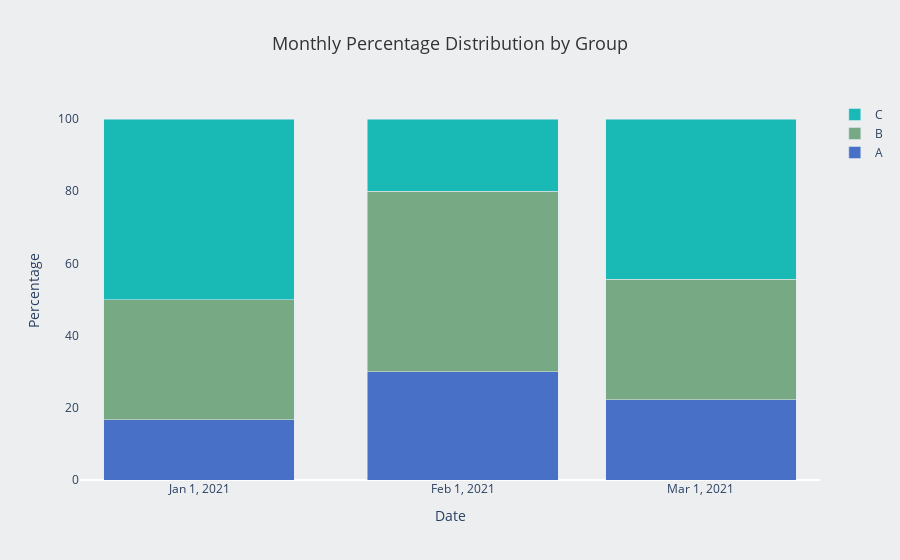

Notebook source saved alongside this figure:
### Code cell
import pandas as pd
import plotly.graph_objects as go

# Define the color palettes
color_pallet_blue = ["#2167AE", "#23366F", "#5495CF", "#91BFE3", "#1FB1E6"]
color_pallet = [
    "#4870C6",
    "#77A984",
    "#19BAB6",
    "#A6E9AB",
    "#E1EE92",
    "#FFF773",
    "#FF7569",
    "#E18EbA",
    "#FFC5EA",
    "#6D6BCF",
]
color_white = "#ECEEEF"


def create_stacked_percentage_bar_plot(
    data: pd.DataFrame,
    date_column: str,
    group_column: str,
    values_column: str,
    title: str,
) -> go.Figure:
    """
    Create a stacked percentage bar plot using the provided DataFrame.

    Parameters:
        data (pd.DataFrame): The DataFrame containing the data for the plot.
        date_column (str): The name of the column to be used for the x-axis.
        group_column (str): The name of the column to be used for grouping the stacked bars.
        values_column (str): The name of the column to be used for the values of the stacked bars.
        title (str): The title for the plot.

    Returns:
        go.Figure: The function generates and returns the stacked percentage bar plot using Plotly.
    """
    # Calculate the percentage for each group for each date
    data["%"] = (
        100
        * data[values_column]
        / data.groupby(date_column)[values_column].transform("sum")
    )

    # Create the stacked bar plot using Plotly Graph Objects
    fig = go.Figure()

    # Use the color palettes provided
    unique_groups = data[group_column].unique()
    bar_colors = color_pallet[: len(unique_groups)]

    for i, group in enumerate(unique_groups):
        group_data = data[data[group_column] == group]
        fig.add_trace(
            go.Bar(
                x=group_data[date_column],
                y=group_data["%"],
                name=group,
                marker=dict(color=bar_colors[i % len(bar_colors)]),
            )
        )

    # Set axis labels and title
    fig.update_layout(
        title=dict(text=title, x=0.5, font=dict(size=18, color="#333333")),
        xaxis_title=date_column,
        yaxis_title="Percentage",
        barmode="stack",
        plot_bgcolor=color_white,
        paper_bgcolor=color_white,
    )

    fig.update_yaxes(showline=False, showgrid=False)
    fig.update_xaxes(
        showline=False, showgrid=False, tickvals=data[date_column].unique()
    )

    return fig


# Example usage
data = {
    "Date": [
        "2021-01",
        "2021-01",
        "2021-01",
        "2021-02",
        "2021-02",
        "2021-02",
        "2021-03",
        "2021-03",
        "2021-03",
    ],
    "Group": ["A", "B", "C", "A", "B", "C", "A", "B", "C"],
    "Value": [100, 200, 300, 150, 250, 100, 200, 300, 400],
}
df = pd.DataFrame(data)

# Test the function
fig = create_stacked_percentage_bar_plot(
    data=df,
    date_column="Date",
    group_column="Group",
    values_column="Value",
    title="Monthly Percentage Distribution by Group",
)
fig.show()

### Figure 1 — Plotly figure (JSON) as saved in the notebook; plotly's stock layout.template omitted (floating-point values rounded to 4 significant figures)
{"data": [{"marker": {"color": "#4870C6"}, "name": "A", "type": "bar", "x": ["2021-01", "2021-02", "2021-03"], "y": [16.67, 30, 22.22]}, {"marker": {"color": "#77A984"}, "name": "B", "type": "bar", "x": ["2021-01", "2021-02", "2021-03"], "y": [33.33, 50, 33.33]}, {"marker": {"color": "#19BAB6"}, "name": "C", "type": "bar", "x": ["2021-01", "2021-02", "2021-03"], "y": [50, 20, 44.44]}], "layout": {"barmode": "stack", "paper_bgcolor": "#ECEEEF", "plot_bgcolor": "#ECEEEF", "title": {"font": {"color": "#333333", "size": 18}, "text": "Monthly Percentage Distribution by Group", "x": 0.5}, "xaxis": {"showgrid": false, "showline": false, "tickvals": ["2021-01", "2021-02", "2021-03"], "title": {"text": "Date"}}, "yaxis": {"showgrid": false, "showline": false, "title": {"text": "Percentage"}}}}
